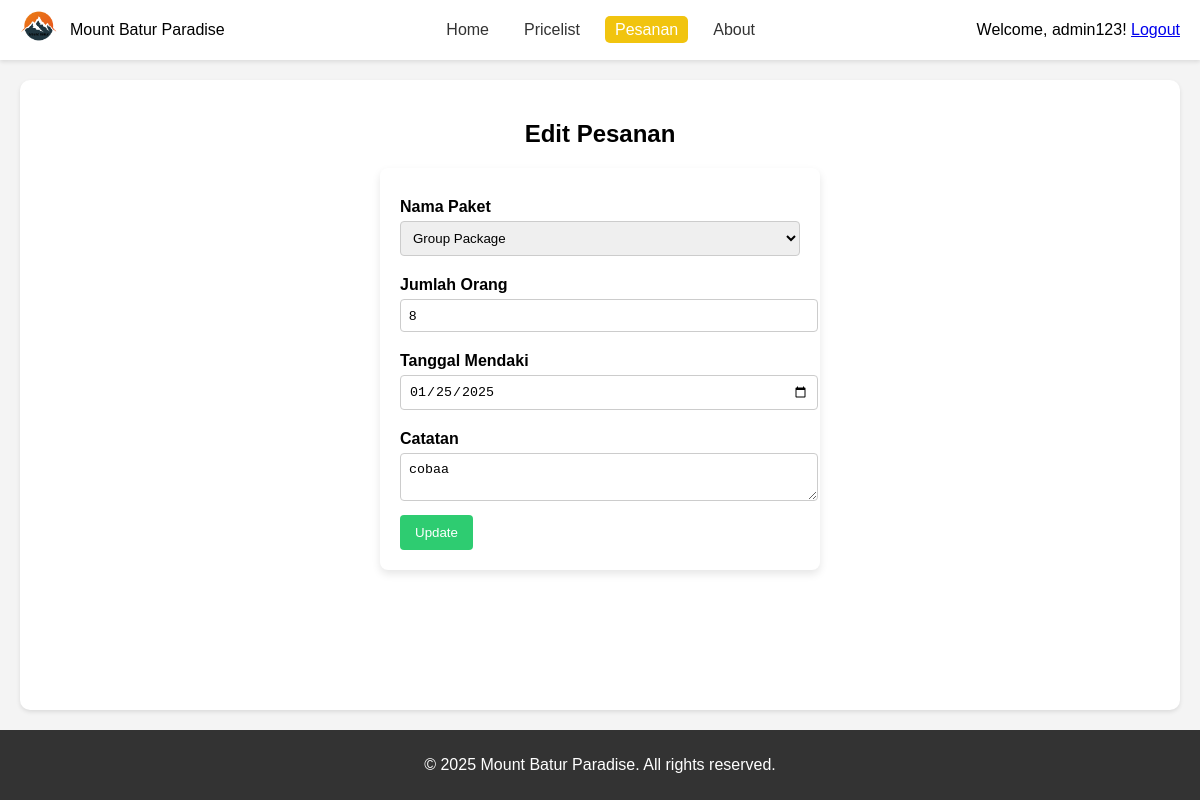
The page /edit_pesanan.php?id_pesanan=35 (signed in) on the database its author committed.
### tables this page shows
CREATE TABLE `pesanan` (
  `id_pesanan` int(11) NOT NULL,
  `id_paket` int(11) NOT NULL,
  `id_guide` int(11) DEFAULT NULL,
  `id_pelanggan` int(11) NOT NULL,
  `tanggal_pesan` date NOT NULL,
  `tanggal_mendaki` date NOT NULL,
  `jumlah_orang` int(11) NOT NULL,
  `harga` decimal(10,2) NOT NULL,
  `catatan` text DEFAULT NULL,
  `bukti_pembayaran` text DEFAULT NULL,
  `status_pesanan` enum('Menunggu Konfirmasi','Dikonfirmasi','Menunggu Pembayaran','Menunggu Verifikasi','Diterima','Ditolak','Lunas','Dikirim','Selesai') NOT NULL DEFAULT 'Menunggu Konfirmasi',
  `total_harga` decimal(10,2) NOT NULL
);

CREATE TABLE `paket` (
  `id_paket` int(11) NOT NULL,
  `nama_paket` varchar(100) NOT NULL,
  `deskripsi` text DEFAULT NULL,
  `harga` decimal(10,2) NOT NULL,
  `gambar` varchar(255) DEFAULT NULL,
  `durasi` int(11) NOT NULL,
  `kuota_min` int(11) NOT NULL,
  `kuota_max` int(11) NOT NULL
);

### edit_pesanan.php (the view, shortened to what this page needs)
<?php
$host = "localhost";
$username = "root";
$password = "";
$dbname = "mb_paradise";
$conn = new mysqli($host, $username, $password, $dbname);
$id_pesanan = $_GET['id_pesanan'] ?? null;
$query = "SELECT pesanan.*, paket.nama_paket, paket.kuota_min, paket.kuota_max FROM pesanan JOIN paket ON pesanan.id_paket = paket.id_paket WHERE pesanan.id_pesanan = ?";
$stmt = $conn->prepare($query);
$stmt->bind_param("i", $id_pesanan);
$stmt->execute();
$result = $stmt->get_result();
$pesanan = $result->fetch_assoc();
?>
<!DOCTYPE html>
<html lang="en">
<head>
</head>
<body>
    <header>
        <div class="logo">
            <img src="assets/logo.png" alt="Mount Batur Logo">
            <span>Mount Batur Paradise</span>
        </div>
        <ul class="nav-links">
            <li><a href="dashboard.php">Home</a></li>
            <li><a href="pricelist_login.php">Pricelist</a></li>
            <li><a href="pesanan_login.php" class="active">Pesanan</a></li>
            <li><a href="about_login.php">About</a></li>
        </ul>
        <div class="user-menu">
            <span>Welcome, <?php echo htmlspecialchars($_SESSION['username']); ?>!</span>
            <a href="logout.php" class="logout">Logout</a>
        </div>
    </header>
    <main>
        <h2 style="text-align: center;">Edit Pesanan</h2>
        <form method="POST">
            <label for="id_paket">Nama Paket</label>
            <select id="id_paket" name="id_paket" required>
                <?php
                $query_paket = "SELECT id_paket, nama_paket FROM paket";
                $result_paket = $conn->query($query_paket);
                while ($paket = $result_paket->fetch_assoc()):
                ?>
                    <option value="<?php echo $paket['id_paket']; ?>" <?php echo ($paket['id_paket'] == $pesanan['id_paket']) ? 'selected' : ''; ?>>
                        <?php echo htmlspecialchars($paket['nama_paket']); ?>
                    </option>
                <?php endwhile; ?>
            </select>
            <label for="jumlah_orang">Jumlah Orang</label>
            <input type="number" id="jumlah_orang" name="jumlah_orang" value="<?php echo $pesanan['jumlah_orang']; ?>" required>
            <label for="tanggal_mendaki">Tanggal Mendaki</label>
            <input type="date" id="tanggal_mendaki" name="tanggal_mendaki" value="<?php echo $pesanan['tanggal_mendaki']; ?>" required>
            <label for="catatan">Catatan</label>
            <textarea id="catatan" name="catatan"><?php echo htmlspecialchars($pesanan['catatan']); ?></textarea>
            <button type="submit">Update</button>
        </form>
    </main>
    <footer>
        <p>&copy; 2025 Mount Batur Paradise. All rights reserved.</p>
    </footer>
</body>
</html>

### edit_pesanan.php (style rules this page uses)
body { font-family: Arial, sans-serif; background-color: #f4f4f4; margin: 0; padding: 0; display: flex; flex-direction: column; min-height: 100vh; }
header { display: flex; justify-content: space-between; align-items: center; padding: 10px 20px; background-color: #fff; box-shadow: 0 2px 4px rgba(0, 0, 0, 0.1); }
.logo { display: flex; align-items: center; }
.logo img { height: 40px; margin-right: 10px; }
.nav-links { list-style: none; display: flex; gap: 15px; padding: 0; margin: 0; }
.nav-links li a { text-decoration: none; color: #333; padding: 5px 10px; border-radius: 5px; transition: background-color 0.3s; }
.nav-links li a.active { background-color: #f1c40f; color: #fff; }
main { flex: 1; padding: 20px; background-color: #fff; margin: 20px; border-radius: 10px; box-shadow: 0 2px 4px rgba(0, 0, 0, 0.1); }
footer { background-color: #333; color: #fff; text-align: center; padding: 10px; }
form { background-color: white; padding: 20px; border-radius: 8px; box-shadow: 0 4px 8px rgba(0, 0, 0, 0.1); width: 400px; margin: auto; }
label { font-weight: bold; display: block; margin-top: 10px; }
select, input, textarea { width: 100%; padding: 8px; margin-top: 5px; margin-bottom: 10px; border: 1px solid #ccc; border-radius: 4px; }
button { background-color: #2ecc71; color: white; border: none; padding: 10px 15px; cursor: pointer; border-radius: 4px; }

### rows shown on the page
pesanan: id_paket "Group Package", jumlah_orang "8", tanggal_mendaki "01/25/2025", catatan "cobaa"

### other values the page prints
$_SESSION['username'] "admin123"
